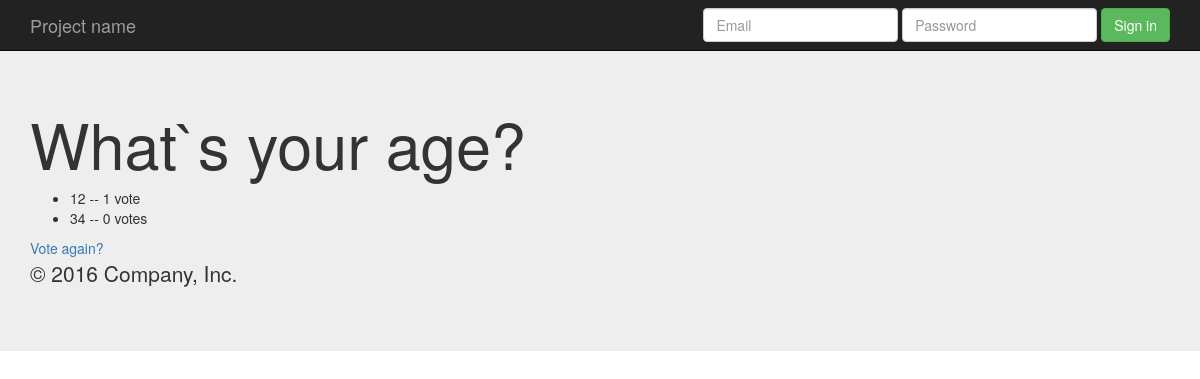
/polls/2/results, run on the app's committed database.
### polls/models.py (models this page shows, shortened)
class Question(models.Model):
    question_text = models.CharField(max_length=100)
    pub_date = models.DateTimeField('date published')

class Choice(models.Model):
    choice_text = models.CharField(max_length=200)
    votes = models.IntegerField(default=0)
    question = models.ForeignKey(Question, on_delete=models.CASCADE)

### polls/views.py (the view)
# urls.py: url(r'^(?P<question_id>[0-9]+)/results$', views.results, name="results"),
def results(request, question_id):
    question = get_object_or_404(Question, pk=question_id)
    return render(request, 'polls/results.html', {'question': question})

### polls/templates/polls/results.html
<!DOCTYPE html>
{% extends 'polls/base.html' %}
{% block main_content %}
<h1>{{ question.question_text }}</h1>
<ul>
{% for choice in question.choice_set.all %}
    <li>{{ choice.choice_text }} -- {{ choice.votes }} vote{{ choice.votes|pluralize }}</li>
{% endfor %}
</ul>
<a href="{% url 'polls:detail' question.id %}">Vote again?</a>
{% endblock %}

### data on the page
Question: question_text "What`s your age?"
Choice: choice_text "12", votes "1"
Choice: choice_text "34", votes "0"
